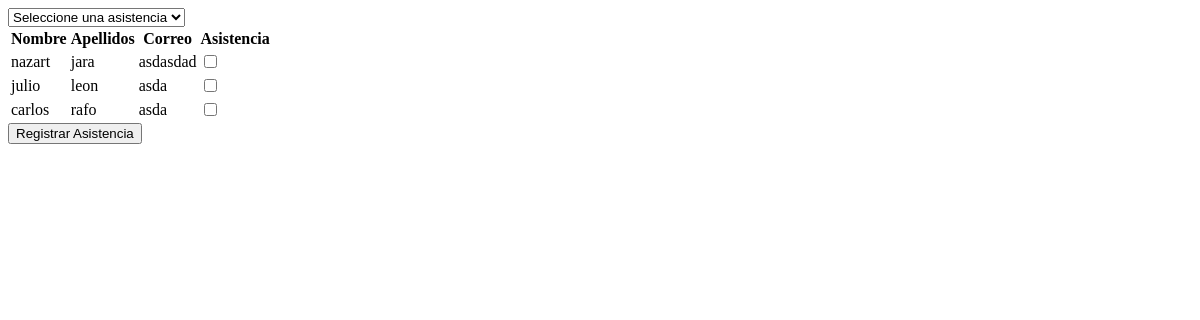
Before: /taller3/registro_asistencia.php with the older database file.
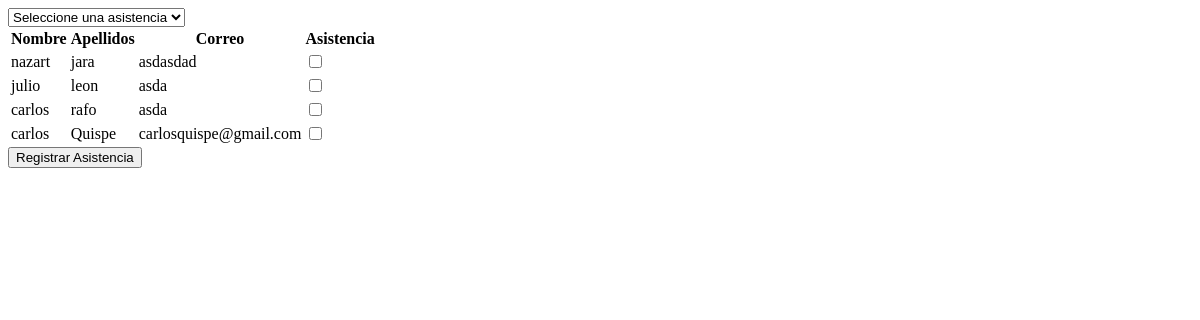
After: the same page with the newer database file.
### tables this page shows
CREATE TABLE `alumno` (
  `alumno_id` int(11) NOT NULL AUTO_INCREMENT,
  `alumno_nombre` varchar(30) DEFAULT NULL,
  `alumno_apellidos` varchar(30) DEFAULT NULL,
  `alumno_fecha` date DEFAULT NULL,
  `alumno_correo` varchar(30) DEFAULT NULL,
  `alumno_codigo` varchar(10) DEFAULT NULL,
  PRIMARY KEY (`alumno_id`)
);

### taller3/app/entity/EntityAlumno.php (called while the page is built, shortened)
<?php
require_once realpath(__DIR__ . '/../model/ModelAlumno.php');
class EntityAlumno {
    static function getAllAlumno() {
        $modelAlumno = new ModelAlumno();
        return $modelAlumno->getAllAlumno();
    }
}

### taller3/app/model/Model.php (called while the page is built, shortened)
<?php
require_once realpath(__DIR__.'/../conection/coneccion.php');
abstract class  Model {
    public function __construct() {
        $this->_conection = new Conection();
    }
}

### parcial1/app/conection/Coneccion.php (called while the page is built, shortened)
<?php
class conection {
    protected $_query;
    protected $_conection;
    public function __construct() {
        $this->_conection = new mysqli(CONECTION_HOST, CONECTION_USER, CONECTION_PASSWORD, CONECTION_BD);
    }
    public function ejecuteSql($sql){
        $this->_query = $this->_conection->query($sql);
        return $this;
    }
    function fetchAll(){$data = array();
        while ($row = $this->_query->fetch_assoc()){
            $data[] = $row;
        }
        return $data;
    }
}

### taller3/app/model/ModelAlumno.php (called while the page is built, shortened)
<?php
require_once realpath(__DIR__.'/Model.php');
class ModelAlumno extends Model {
    public function getAllAlumno(){
        return $this->_conection->ejecuteSql('select * from alumno')->fetchAll();
    }
}

### taller3/view/listaAsistencia.php (the view, shortened to what this page needs)
<form method="POST">
    <select id="idAsistencia" name="idAsistencia"
            onchange="window.location = ('registro_asistencia.php?id=' + document.getElementById('idAsistencia').value)">
        <option value="">Seleccione una asistencia</option>
    </select>
    <table>
        <tr>
            <th>Nombre</th>
            <th>Apellidos</th>
            <th>Correo</th>
            <th>Asistencia</th>
        </tr>
        <?php foreach ($allAlumnos as $index) { ?>
            <tr>
                <td><?php echo $index['alumno_nombre'] ?></td>
                <td><?php echo $index['alumno_apellidos'] ?></td>
                <td><?php echo $index['alumno_correo'] ?></td>
                <td><input type="checkbox" <?php if(in_array($index['alumno_id'], $listaAlumnosAsistencia)){echo 'checked';} ?> name="idAlumno[]" value="<?php echo $index['alumno_id'] ?>"></td>
            </tr>
        <?php } ?>
    </table>
    <input type="submit" value="Registrar Asistencia">
</form>

### taller3/registro_asistencia.php (shortened to what this page needs)
<?php
$listaAlumnosAsistencia = array();
?>
<!DOCTYPE html>
<html>
    <head>
    </head>
    <body>
    <?php
    $allAlumnos = EntityAlumno::getAllAlumno();
    require_once realpath(__DIR__ . '/view/listaAsistencia.php'); ?>
    </body>
</html>

Changed rows visible on the page:
added alumno: alumno_nombre "carlos", alumno_apellidos "Quispe", alumno_correo "carlosquispe@gmail.com"
